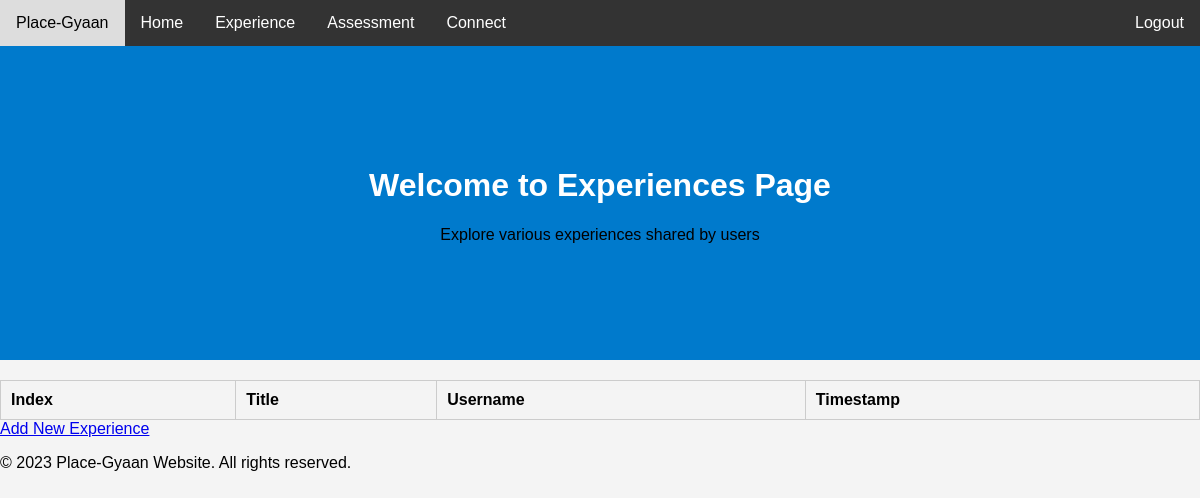
The app's page /experience (signed in), older data.
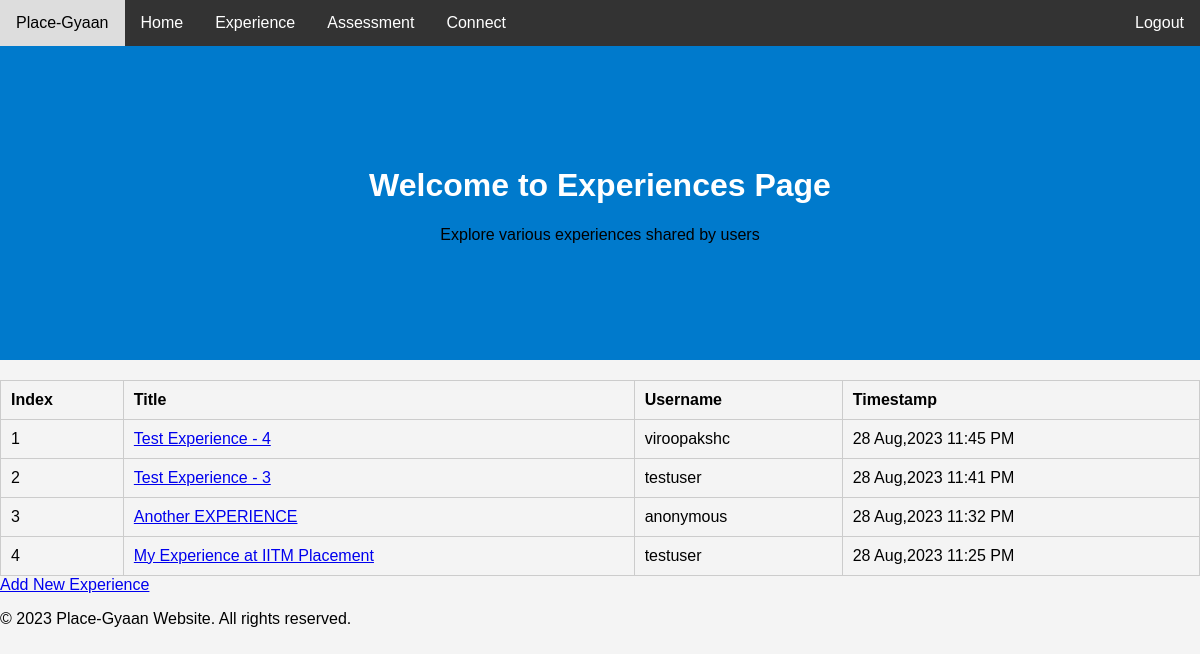
The same page, newer data.
### main/models.py (models this page shows)
class Experience(Base):
	__tablename__="Experience"
	id = Column(Integer, primary_key=True,autoincrement=True)
	title = Column(String(255), unique=True, nullable=False)
	description = Column(String(255), nullable=False)
	auth_id = Column(Integer, ForeignKey('User.id'), nullable=False)
	anonymous = Column(Boolean, default=False)
	timestamp = Column(String(80), default=0)

class User(Base, UserMixin):
    __tablename__ = 'User'
    id = Column(Integer, primary_key=True,autoincrement=True)
    email = Column(String(255), unique=True)
    username = Column(String(255), unique=False, nullable=True)
    password = Column(String(255), nullable=False)
    active = Column(Boolean())
    fs_uniquifier = Column(String(64), unique=True, nullable=False)
    attributes=Column(MutableList.as_mutable(AsaList()),nullable=False)
    roles = relationship('Role', secondary='RolesUsers',
                         backref=backref('Users', lazy='dynamic'))

### main/controllers.py (the view)
@app.route("/experience")
@auth_required()
def experiences():
  exps=[]
  for exp in Experience.query.all():
    l=[]
    l.append(-1)
    l.append(exp.title)
    l.append(User.query.filter_by(id=exp.auth_id).first().username)
    l.append(extract_time(exp.timestamp))
    l.append(str(exp.id))
    l.append(exp.anonymous)
    exps.append(l)
  exps.sort(key=lambda x:x[3],reverse=True)
  c=1
  for exp in exps:
    exp[0]=c
    c+=1
  return render_template("experiences.html",experiences=exps)

### main/controllers.py (called while the page is built)
def extract_time(timestamp):
  time_and_date=dt.datetime.strptime(str(timestamp).split(".")[0],"%Y-%m-%d %H:%M:%S")
  return dt.datetime.strftime(time_and_date,"%d %b,%Y %I:%M %p")

### main/templates/experiences.html (shortened to what this page needs)
{% extends "whole.html" %}
{% block welcome %}
	<div class="header">
        <h1>Welcome to Experiences Page</h1>
        <p>Explore various experiences shared by users</p>
    </div>
{% endblock %}
{% block content %}
        <table class="exp-table">
            <thead>
                <tr>
                    <th>Index</th>
                    <th>Title</th>
                    <th>Username</th>
                    <th>Timestamp</th>
                </tr>
            </thead>
            <tbody>
                {% for exp in experiences %}
                    <tr>
                        <td>{{ exp[0] }}</td>
                        <td><a href="{{ 'view_experience/' + exp[4] }}">{{ exp[1] }}</a></td>
                        <td>{{ "anonymous" if exp[5] else exp[2]  }}</td>
                        <td>{{ exp[3] }}</td>
                    </tr>
                {% endfor %}
            </tbody>
        </table>
        <a class="add-exp-button" href="/add-experience">Add New Experience</a>
{% endblock %}

### main/templates/whole.html (shortened to what this page needs)
<!DOCTYPE html>
<html lang="en">
<head>
</head>
<body>
    <div class="wrapper">
    <div class="navbar">
        <a href="#">Place-Gyaan</a>
        <a href="/home">Home</a>
        <a href="/experience">Experience</a>
        <a href="/assessment">Assessment</a>
        <a href="/connect">Connect</a>
        <a href="/logout" style="float: right;">Logout</a>
    </div>
    {% block welcome %}{% endblock %}
    {% block content %}
    {% endblock %}
    <footer class="footer">
        <p>&copy; 2023 Place-Gyaan Website. All rights reserved.</p>
    </footer>
    </div>
</body>
</html>

### main/templates/experiences.html (style rules this page uses)
.exp-table { width: 100%; border-collapse: collapse; margin-top: 20px; }
.exp-table th, .exp-table td { border: 1px solid #ccc; padding: 10px; text-align: left; }

### main/templates/whole.html (style rules this page uses)
body { font-family: Arial, sans-serif; margin: 0; padding: 0; background-color: #f4f4f4; }
.navbar { background-color: #333; overflow: hidden; }
.navbar a { float: left; display: block; color: white; text-align: center; padding: 14px 16px; text-decoration: none; }
.header { text-align: center; padding: 100px; background-color: #007ACC; }
.header h1 { color: white; }
.wrapper { display: flex; flex-direction: column; min-height: 100vh; }

Row changes from the older to the newer data that the page shows:
added Experience: title "Test Experience - 4"
now on this page (row unchanged): User: username "viroopakshc"
added Experience: title "Test Experience - 3"
now on this page (row unchanged): User: username "testuser" "testuser"
added Experience: title "Another EXPERIENCE"
added Experience: title "My Experience at IITM Placement"
Text that changed along with them:
new list line: "1 28 Aug,2023 11:45 PM"
new list line: "2 28 Aug,2023 11:41 PM"
new list line: "3 anonymous 28 Aug,2023 11:32 PM"
new list line: "4 28 Aug,2023 11:25 PM"
